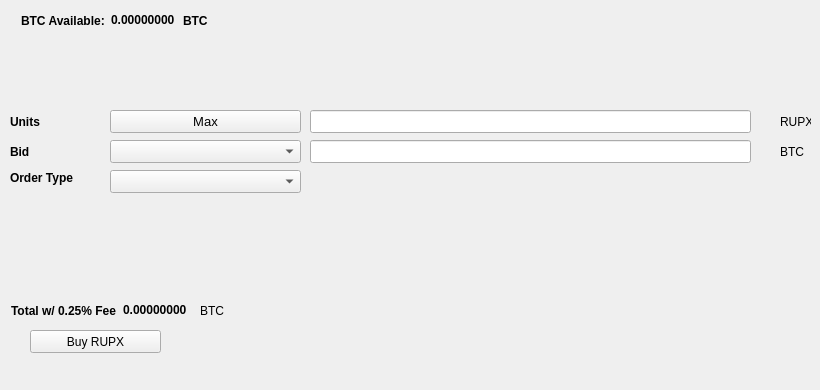
   <widget class="QWidget" name="BuyTab">
    <attribute name="title">
     <string>Buy</string>
    </attribute>
    <widget class="QPushButton" name="BuyRUPX">
     <property name="geometry">
      <rect>
       <x>30</x>
       <y>330</y>
       <width>131</width>
       <height>23</height>
      </rect>
     </property>
     <property name="text">
      <string>Buy RUPX</string>
     </property>
     <property name="icon">
      <iconset resource="../rupaya.qrc">
       <normaloff>:/icons/bitcoin</normaloff>:/icons/bitcoin</iconset>
     </property>
    </widget>
    <widget class="QLabel" name="label_3">
     <property name="geometry">
      <rect>
       <x>10</x>
       <y>110</y>
       <width>46</width>
       <height>23</height>
      </rect>
     </property>
     <property name="font">
      <font>
       <weight>75</weight>
       <bold>true</bold>
      </font>
     </property>
     <property name="text">
      <string>Units</string>
     </property>
    </widget>
    <widget class="QLineEdit" name="UnitsInput">
     <property name="geometry">
      <rect>
       <x>310</x>
       <y>110</y>
       <width>441</width>
       <height>23</height>
      </rect>
     </property>
     <property name="font">
      <font>
       <pointsize>9</pointsize>
       <weight>75</weight>
       <bold>true</bold>
      </font>
     </property>
    </widget>
    <widget class="QLineEdit" name="BuyBidPriceEdit">
     <property name="geometry">
      <rect>
       <x>310</x>
       <y>140</y>
       <width>441</width>
       <height>23</height>
      </rect>
     </property>
     <property name="font">
      <font>
       <pointsize>9</pointsize>
       <weight>75</weight>
       <bold>true</bold>
      </font>
     </property>
    </widget>
    <widget class="QLabel" name="label_4">
     <property name="geometry">
      <rect>
       <x>780</x>
       <y>110</y>
       <width>31</width>
       <height>23</height>
      </rect>
     </property>
     <property name="text">
      <string>RUPX</string>
     </property>
    </widget>
    <widget class="QLabel" name="label_5">
     <property name="geometry">
      <rect>
       <x>780</x>
       <y>140</y>
       <width>31</width>
       <height>23</height>
      </rect>
     </property>
     <property name="text">
      <string>BTC</string>
     </property>
    </widget>
    <widget class="QLabel" name="label_6">
     <property name="geometry">
      <rect>
       <x>10</x>
       <y>140</y>
       <width>46</width>
       <height>23</height>
      </rect>
     </property>
     <property name="font">
      <font>
       <weight>75</weight>
       <bold>true</bold>
      </font>
     </property>
     <property name="text">
      <string>Bid</string>
     </property>
    </widget>
    <widget class="QLabel" name="label_7">
     <property name="geometry">
      <rect>
       <x>10</x>
       <y>170</y>
       <width>91</width>
       <height>16</height>
      </rect>
     </property>
     <property name="font">
      <font>
       <weight>75</weight>
       <bold>true</bold>
      </font>
     </property>
     <property name="text">
      <string>Order Type</string>
     </property>
    </widget>
    <widget class="QPushButton" name="Buy_Max_Amount">
     <property name="geometry">
      <rect>
       <x>110</x>
       <y>110</y>
       <width>191</width>
       <height>23</height>
      </rect>
     </property>
     <property name="font">
      <font>
       <pointsize>10</pointsize>
      </font>
     </property>
     <property name="text">
      <string>Max</string>
     </property>
    </widget>
    <widget class="QComboBox" name="BuyBidcomboBox">
     <property name="geometry">
      <rect>
       <x>110</x>
       <y>140</y>
       <width>191</width>
       <height>23</height>
      </rect>
     </property>
     <property name="font">
      <font>
       <pointsize>10</pointsize>
      </font>
     </property>
    </widget>
    <widget class="QComboBox" name="buyOrdertypeCombo">
     <property name="geometry">
      <rect>
       <x>110</x>
       <y>170</y>
       <width>191</width>
       <height>23</height>
      </rect>
     </property>
     <property name="font">
      <font>
       <pointsize>10</pointsize>
      </font>
     </property>
    </widget>
    <widget class="QWidget" name="layoutWidget1">
     <property name="geometry">
      <rect>
       <x>21</x>
       <y>11</y>
       <width>227</width>
       <height>19</height>
      </rect>
     </property>
     <layout class="QHBoxLayout" name="horizontalLayout_3">
      <item>
       <widget class="QLabel" name="label232">
        <property name="font">
         <font>
          <weight>75</weight>
          <bold>true</bold>
         </font>
        </property>
        <property name="text">
         <string>BTC Available:</string>
        </property>
       </widget>
      </item>
      <item>
       <widget class="QLabel" name="BtcAvailableLbl">
        <property name="palette">
         <palette>
          <active>
           <colorrole role="WindowText">
            <brush brushstyle="SolidPattern">
             <color alpha="255">
              <red>0</red>
              <green>0</green>
              <blue>0</blue>
             </color>
            </brush>
           </colorrole>
           <colorrole role="Button">
            <brush brushstyle="SolidPattern">
             <color alpha="255">
              <red>0</red>
              <green>170</green>
              <blue>0</blue>
             </color>
            </brush>
           </colorrole>
           <colorrole role="Light">
            <brush brushstyle="SolidPattern">
             <color alpha="255">
              <red>0</red>
              <green>255</green>
              <blue>0</blue>
             </color>
            </brush>
           </colorrole>
           <colorrole role="Midlight">
            <brush brushstyle="SolidPattern">
             <color alpha="255">
              <red>0</red>
              <green>212</green>
              <blue>0</blue>
             </color>
            </brush>
           </colorrole>
           <colorrole role="Dark">
            <brush brushstyle="SolidPattern">
             <color alpha="255">
              <red>0</red>
              <green>85</green>
              <blue>0</blue>
             </color>
            </brush>
           </colorrole>
           <colorrole role="Mid">
            <brush brushstyle="SolidPattern">
             <color alpha="255">
              <red>0</red>
              <green>113</green>
              <blue>0</blue>
             </color>
            </brush>
           </colorrole>
           <colorrole role="Text">
            <brush brushstyle="SolidPattern">
             <color alpha="255">
              <red>0</red>
              <green>170</green>
              <blue>0</blue>
             </color>
            </brush>
           </colorrole>
           <colorrole role="BrightText">
            <brush brushstyle="SolidPattern">
             <color alpha="255">
              <red>255</red>
              <green>255</green>
              <blue>255</blue>
             </color>
            </brush>
           </colorrole>
           <colorrole role="ButtonText">
            <brush brushstyle="SolidPattern">
             <color alpha="255">
              <red>0</red>
              <green>0</green>
              <blue>0</blue>
             </color>
            </brush>
           </colorrole>
           <colorrole role="Base">
            <brush brushstyle="SolidPattern">
             <color alpha="255">
              <red>255</red>
              <green>255</green>
              <blue>255</blue>
             </color>
            </brush>
           </colorrole>
           <colorrole role="Window">
            <brush brushstyle="SolidPattern">
             <color alpha="255">
              <red>0</red>
              <green>170</green>
              <blue>0</blue>
             </color>
            </brush>
           </colorrole>
           <colorrole role="Shadow">
            <brush brushstyle="SolidPattern">
             <color alpha="255">
              <red>0</red>
              <green>0</green>
              <blue>0</blue>
             </color>
            </brush>
           </colorrole>
           <colorrole role="AlternateBase">
            <brush brushstyle="SolidPattern">
             <color alpha="255">
              <red>127</red>
              <green>212</green>
              <blue>127</blue>
             </color>
            </brush>
           </colorrole>
           <colorrole role="ToolTipBase">
            <brush brushstyle="SolidPattern">
             <color alpha="255">
              <red>255</red>
              <green>255</green>
              <blue>220</blue>
             </color>
            </brush>
           </colorrole>
           <colorrole role="ToolTipText">
            <brush brushstyle="SolidPattern">
             <color alpha="255">
              <red>0</red>
              <green>0</green>
              <blue>0</blue>
             </color>
            </brush>
           </colorrole>
          </active>
          <inactive>
           <colorrole role="WindowText">
            <brush brushstyle="SolidPattern">
             <color alpha="255">
              <red>0</red>
              <green>0</green>
              <blue>0</blue>
             </color>
            </brush>
           </colorrole>
           <colorrole role="Button">
            <brush brushstyle="SolidPattern">
             <color alpha="255">
              <red>0</red>
              <green>170</green>
              <blue>0</blue>
             </color>
            </brush>
           </colorrole>
           <colorrole role="Light">
            <brush brushstyle="SolidPattern">
             <color alpha="255">
              <red>0</red>
              <green>255</green>
              <blue>0</blue>
             </color>
            </brush>
           </colorrole>
           <colorrole role="Midlight">
            <brush brushstyle="SolidPattern">
             <color alpha="255">
              <red>0</red>
              <green>212</green>
              <blue>0</blue>
             </color>
            </brush>
           </colorrole>
           <colorrole role="Dark">
            <brush brushstyle="SolidPattern">
             <color alpha="255">
              <red>0</red>
              <green>85</green>
              <blue>0</blue>
             </color>
            </brush>
           </colorrole>
           <colorrole role="Mid">
            <brush brushstyle="SolidPattern">
             <color alpha="255">
              <red>0</red>
              <green>113</green>
              <blue>0</blue>
             </color>
            </brush>
           </colorrole>
           <colorrole role="Text">
            <brush brushstyle="SolidPattern">
             <color alpha="255">
              <red>0</red>
              <green>170</green>
              <blue>0</blue>
             </color>
            </brush>
           </colorrole>
           <colorrole role="BrightText">
            <brush brushstyle="SolidPattern">
             <color alpha="255">
              <red>255</red>
              <green>255</green>
              <blue>255</blue>
             </color>
            </brush>
           </colorrole>
           <colorrole role="ButtonText">
            <brush brushstyle="SolidPattern">
             <color alpha="255">
              <red>0</red>
              <green>0</green>
              <blue>0</blue>
             </color>
            </brush>
           </colorrole>
           <colorrole role="Base">
            <brush brushstyle="SolidPattern">
             <color alpha="255">
              <red>255</red>
              <green>255</green>
              <blue>255</blue>
             </color>
            </brush>
           </colorrole>
           <colorrole role="Window">
            <brush brushstyle="SolidPattern">
             <color alpha="255">
              <red>0</red>
              <green>170</green>
              <blue>0</blue>
             </color>
            </brush>
           </colorrole>
           <colorrole role="Shadow">
            <brush brushstyle="SolidPattern">
             <color alpha="255">
              <red>0</red>
              <green>0</green>
              <blue>0</blue>
             </color>
            </brush>
           </colorrole>
           <colorrole role="AlternateBase">
            <brush brushstyle="SolidPattern">
             <color alpha="255">
              <red>127</red>
              <green>212</green>
              <blue>127</blue>
             </color>
            </brush>
           </colorrole>
           <colorrole role="ToolTipBase">
            <brush brushstyle="SolidPattern">
             <color alpha="255">
              <red>255</red>
              <green>255</green>
              <blue>220</blue>
             </color>
            </brush>
           </colorrole>
           <colorrole role="ToolTipText">
            <brush brushstyle="SolidPattern">
             <color alpha="255">
              <red>0</red>
              <green>0</green>
              <blue>0</blue>
             </color>
            </brush>
           </colorrole>
          </inactive>
          <disabled>
           <colorrole role="WindowText">
            <brush brushstyle="SolidPattern">
             <color alpha="255">
              <red>0</red>
              <green>85</green>
              <blue>0</blue>
             </color>
            </brush>
           </colorrole>
           <colorrole role="Button">
            <brush brushstyle="SolidPattern">
             <color alpha="255">
              <red>0</red>
              <green>170</green>
              <blue>0</blue>
             </color>
            </brush>
           </colorrole>
           <colorrole role="Light">
            <brush brushstyle="SolidPattern">
             <color alpha="255">
              <red>0</red>
              <green>255</green>
              <blue>0</blue>
             </color>
            </brush>
           </colorrole>
           <colorrole role="Midlight">
            <brush brushstyle="SolidPattern">
             <color alpha="255">
              <red>0</red>
              <green>212</green>
              <blue>0</blue>
             </color>
            </brush>
           </colorrole>
           <colorrole role="Dark">
            <brush brushstyle="SolidPattern">
             <color alpha="255">
              <red>0</red>
              <green>85</green>
              <blue>0</blue>
             </color>
            </brush>
           </colorrole>
           <colorrole role="Mid">
            <brush brushstyle="SolidPattern">
             <color alpha="255">
              <red>0</red>
              <green>113</green>
              <blue>0</blue>
             </color>
            </brush>
           </colorrole>
           <colorrole role="Text">
            <brush brushstyle="SolidPattern">
             <color alpha="255">
              <red>0</red>
              <green>85</green>
              <blue>0</blue>
             </color>
            </brush>
           </colorrole>
           <colorrole role="BrightText">
            <brush brushstyle="SolidPattern">
             <color alpha="255">
              <red>255</red>
              <green>255</green>
              <blue>255</blue>
             </color>
            </brush>
           </colorrole>
           <colorrole role="ButtonText">
            <brush brushstyle="SolidPattern">
             <color alpha="255">
              <red>0</red>
              <green>85</green>
              <blue>0</blue>
             </color>
            </brush>
           </colorrole>
           <colorrole role="Base">
            <brush brushstyle="SolidPattern">
             <color alpha="255">
              <red>0</red>
              <green>170</green>
              <blue>0</blue>
             </color>
            </brush>
           </colorrole>
           <colorrole role="Window">
            <brush brushstyle="SolidPattern">
             <color alpha="255">
              <red>0</red>
              <green>170</green>
              <blue>0</blue>
             </color>
            </brush>
           </colorrole>
           <colorrole role="Shadow">
            <brush brushstyle="SolidPattern">
             <color alpha="255">
              <red>0</red>
              <green>0</green>
              <blue>0</blue>
             </color>
            </brush>
           </colorrole>
           <colorrole role="AlternateBase">
            <brush brushstyle="SolidPattern">
             <color alpha="255">
              <red>0</red>
              <green>170</green>
              <blue>0</blue>
             </color>
            </brush>
           </colorrole>
           <colorrole role="ToolTipBase">
            <brush brushstyle="SolidPattern">
             <color alpha="255">
              <red>255</red>
              <green>255</green>
              <blue>220</blue>
             </color>
            </brush>
           </colorrole>
           <colorrole role="ToolTipText">
            <brush brushstyle="SolidPattern">
             <color alpha="255">
              <red>0</red>
              <green>0</green>
              <blue>0</blue>
             </color>
            </brush>
           </colorrole>
          </disabled>
         </palette>
        </property>
        <property name="font">
         <font>
          <weight>75</weight>
          <bold>true</bold>
         </font>
        </property>
        <property name="text">
         <string>0.00000000</string>
        </property>
        <property name="textInteractionFlags">
         <set>Qt::LinksAccessibleByMouse|Qt::TextSelectableByKeyboard|Qt::TextSelectableByMouse</set>
        </property>
       </widget>
      </item>
      <item>
       <widget class="QLabel" name="BtcAvailableLbl_2">
        <property name="font">
         <font>
          <weight>75</weight>
          <bold>true</bold>
         </font>
        </property>
        <property name="text">
         <string>BTC</string>
        </property>
       </widget>
      </item>
     </layout>
    </widget>
    <widget class="QWidget" name="layoutWidge2">
     <property name="geometry">
      <rect>
       <x>11</x>
       <y>301</y>
       <width>259</width>
       <height>19</height>
      </rect>
     </property>
     <layout class="QHBoxLayout" name="horizontalLayout_4">
      <item>
       <widget class="QLabel" name="label_9">
        <property name="font">
         <font>
          <weight>75</weight>
          <bold>true</bold>
         </font>
        </property>
        <property name="text">
         <string>Total w/ 0.25% Fee</string>
        </property>
       </widget>
      </item>
      <item>
       <widget class="QLabel" name="BuyCostLabel">
        <property name="palette">
         <palette>
          <active>
           <colorrole role="WindowText">
            <brush brushstyle="SolidPattern">
             <color alpha="255">
              <red>0</red>
              <green>0</green>
              <blue>0</blue>
             </color>
            </brush>
           </colorrole>
           <colorrole role="Button">
            <brush brushstyle="SolidPattern">
             <color alpha="255">
              <red>0</red>
              <green>170</green>
              <blue>0</blue>
             </color>
            </brush>
           </colorrole>
           <colorrole role="Light">
            <brush brushstyle="SolidPattern">
             <color alpha="255">
              <red>0</red>
              <green>255</green>
              <blue>0</blue>
             </color>
            </brush>
           </colorrole>
           <colorrole role="Midlight">
            <brush brushstyle="SolidPattern">
             <color alpha="255">
              <red>0</red>
              <green>212</green>
              <blue>0</blue>
             </color>
            </brush>
           </colorrole>
           <colorrole role="Dark">
            <brush brushstyle="SolidPattern">
             <color alpha="255">
              <red>0</red>
              <green>85</green>
              <blue>0</blue>
             </color>
            </brush>
           </colorrole>
           <colorrole role="Mid">
            <brush brushstyle="SolidPattern">
             <color alpha="255">
              <red>0</red>
              <green>113</green>
              <blue>0</blue>
             </color>
            </brush>
           </colorrole>
           <colorrole role="Text">
            <brush brushstyle="SolidPattern">
             <color alpha="255">
              <red>0</red>
              <green>170</green>
              <blue>0</blue>
             </color>
            </brush>
           </colorrole>
           <colorrole role="BrightText">
            <brush brushstyle="SolidPattern">
             <color alpha="255">
              <red>255</red>
              <green>255</green>
              <blue>255</blue>
             </color>
            </brush>
           </colorrole>
           <colorrole role="ButtonText">
            <brush brushstyle="SolidPattern">
             <color alpha="255">
              <red>0</red>
              <green>0</green>
              <blue>0</blue>
             </color>
            </brush>
           </colorrole>
           <colorrole role="Base">
            <brush brushstyle="SolidPattern">
             <color alpha="255">
              <red>255</red>
              <green>255</green>
              <blue>255</blue>
             </color>
            </brush>
           </colorrole>
           <colorrole role="Window">
            <brush brushstyle="SolidPattern">
             <color alpha="255">
              <red>0</red>
              <green>170</green>
              <blue>0</blue>
             </color>
            </brush>
           </colorrole>
           <colorrole role="Shadow">
            <brush brushstyle="SolidPattern">
             <color alpha="255">
              <red>0</red>
              <green>0</green>
              <blue>0</blue>
             </color>
            </brush>
           </colorrole>
           <colorrole role="AlternateBase">
            <brush brushstyle="SolidPattern">
             <color alpha="255">
              <red>127</red>
              <green>212</green>
              <blue>127</blue>
             </color>
            </brush>
           </colorrole>
           <colorrole role="ToolTipBase">
            <brush brushstyle="SolidPattern">
             <color alpha="255">
              <red>255</red>
              <green>255</green>
              <blue>220</blue>
             </color>
            </brush>
           </colorrole>
           <colorrole role="ToolTipText">
            <brush brushstyle="SolidPattern">
             <color alpha="255">
              <red>0</red>
              <green>0</green>
              <blue>0</blue>
             </color>
            </brush>
           </colorrole>
          </active>
          <inactive>
           <colorrole role="WindowText">
            <brush brushstyle="SolidPattern">
             <color alpha="255">
              <red>0</red>
              <green>0</green>
              <blue>0</blue>
             </color>
            </brush>
           </colorrole>
           <colorrole role="Button">
            <brush brushstyle="SolidPattern">
             <color alpha="255">
              <red>0</red>
              <green>170</green>
              <blue>0</blue>
             </color>
            </brush>
           </colorrole>
           <colorrole role="Light">
            <brush brushstyle="SolidPattern">
             <color alpha="255">
              <red>0</red>
              <green>255</green>
              <blue>0</blue>
             </color>
            </brush>
           </colorrole>
           <colorrole role="Midlight">
            <brush brushstyle="SolidPattern">
             <color alpha="255">
              <red>0</red>
              <green>212</green>
              <blue>0</blue>
             </color>
            </brush>
           </colorrole>
           <colorrole role="Dark">
            <brush brushstyle="SolidPattern">
             <color alpha="255">
              <red>0</red>
              <green>85</green>
              <blue>0</blue>
             </color>
            </brush>
           </colorrole>
           <colorrole role="Mid">
            <brush brushstyle="SolidPattern">
             <color alpha="255">
              <red>0</red>
              <green>113</green>
              <blue>0</blue>
             </color>
            </brush>
           </colorrole>
           <colorrole role="Text">
            <brush brushstyle="SolidPattern">
             <color alpha="255">
              <red>0</red>
              <green>170</green>
              <blue>0</blue>
             </color>
            </brush>
           </colorrole>
           <colorrole role="BrightText">
            <brush brushstyle="SolidPattern">
             <color alpha="255">
              <red>255</red>
              <green>255</green>
              <blue>255</blue>
             </color>
            </brush>
           </colorrole>
           <colorrole role="ButtonText">
            <brush brushstyle="SolidPattern">
             <color alpha="255">
              <red>0</red>
              <green>0</green>
              <blue>0</blue>
             </color>
            </brush>
           </colorrole>
           <colorrole role="Base">
            <brush brushstyle="SolidPattern">
             <color alpha="255">
              <red>255</red>
              <green>255</green>
              <blue>255</blue>
             </color>
            </brush>
           </colorrole>
           <colorrole role="Window">
            <brush brushstyle="SolidPattern">
             <color alpha="255">
              <red>0</red>
              <green>170</green>
              <blue>0</blue>
             </color>
            </brush>
           </colorrole>
           <colorrole role="Shadow">
            <brush brushstyle="SolidPattern">
             <color alpha="255">
              <red>0</red>
              <green>0</green>
              <blue>0</blue>
             </color>
            </brush>
           </colorrole>
           <colorrole role="AlternateBase">
            <brush brushstyle="SolidPattern">
             <color alpha="255">
              <red>127</red>
              <green>212</green>
              <blue>127</blue>
             </color>
            </brush>
           </colorrole>
           <colorrole role="ToolTipBase">
            <brush brushstyle="SolidPattern">
             <color alpha="255">
              <red>255</red>
              <green>255</green>
              <blue>220</blue>
             </color>
            </brush>
           </colorrole>
           <colorrole role="ToolTipText">
            <brush brushstyle="SolidPattern">
             <color alpha="255">
              <red>0</red>
              <green>0</green>
              <blue>0</blue>
             </color>
            </brush>
           </colorrole>
          </inactive>
          <disabled>
           <colorrole role="WindowText">
            <brush brushstyle="SolidPattern">
             <color alpha="255">
              <red>0</red>
              <green>85</green>
              <blue>0</blue>
             </color>
            </brush>
           </colorrole>
           <colorrole role="Button">
            <brush brushstyle="SolidPattern">
             <color alpha="255">
              <red>0</red>
              <green>170</green>
              <blue>0</blue>
             </color>
            </brush>
           </colorrole>
           <colorrole role="Light">
            <brush brushstyle="SolidPattern">
             <color alpha="255">
              <red>0</red>
              <green>255</green>
              <blue>0</blue>
             </color>
            </brush>
           </colorrole>
           <colorrole role="Midlight">
            <brush brushstyle="SolidPattern">
             <color alpha="255">
              <red>0</red>
              <green>212</green>
              <blue>0</blue>
             </color>
            </brush>
           </colorrole>
           <colorrole role="Dark">
            <brush brushstyle="SolidPattern">
             <color alpha="255">
              <red>0</red>
              <green>85</green>
              <blue>0</blue>
             </color>
            </brush>
           </colorrole>
           <colorrole role="Mid">
            <brush brushstyle="SolidPattern">
             <color alpha="255">
              <red>0</red>
              <green>113</green>
              <blue>0</blue>
             </color>
            </brush>
           </colorrole>
           <colorrole role="Text">
            <brush brushstyle="SolidPattern">
             <color alpha="255">
              <red>0</red>
              <green>85</green>
              <blue>0</blue>
             </color>
            </brush>
           </colorrole>
           <colorrole role="BrightText">
            <brush brushstyle="SolidPattern">
             <color alpha="255">
              <red>255</red>
              <green>255</green>
              <blue>255</blue>
             </color>
            </brush>
           </colorrole>
           <colorrole role="ButtonText">
            <brush brushstyle="SolidPattern">
             <color alpha="255">
              <red>0</red>
              <green>85</green>
              <blue>0</blue>
             </color>
            </brush>
           </colorrole>
           <colorrole role="Base">
            <brush brushstyle="SolidPattern">
             <color alpha="255">
              <red>0</red>
              <green>170</green>
              <blue>0</blue>
             </color>
            </brush>
           </colorrole>
           <colorrole role="Window">
            <brush brushstyle="SolidPattern">
             <color alpha="255">
              <red>0</red>
              <green>170</green>
              <blue>0</blue>
             </color>
            </brush>
           </colorrole>
           <colorrole role="Shadow">
            <brush brushstyle="SolidPattern">
             <color alpha="255">
              <red>0</red>
              <green>0</green>
              <blue>0</blue>
             </color>
            </brush>
           </colorrole>
           <colorrole role="AlternateBase">
            <brush brushstyle="SolidPattern">
             <color alpha="255">
              <red>0</red>
              <green>170</green>
              <blue>0</blue>
             </color>
            </brush>
           </colorrole>
           <colorrole role="ToolTipBase">
            <brush brushstyle="SolidPattern">
             <color alpha="255">
              <red>255</red>
              <green>255</green>
              <blue>220</blue>
             </color>
            </brush>
           </colorrole>
           <colorrole role="ToolTipText">
            <brush brushstyle="SolidPattern">
             <color alpha="255">
              <red>0</red>
              <green>0</green>
              <blue>0</blue>
             </color>
            </brush>
           </colorrole>
          </disabled>
         </palette>
        </property>
        <property name="font">
         <font>
          <weight>75</weight>
          <bold>true</bold>
         </font>
        </property>
        <property name="autoFillBackground">
         <bool>false</bool>
        </property>
        <property name="text">
         <string>0.00000000</string>
        </property>
        <property name="textInteractionFlags">
         <set>Qt::LinksAccessibleByMouse|Qt::TextSelectableByMouse</set>
        </property>
       </widget>
      </item>
      <item>
       <widget class="QLabel" name="label_10">
        <property name="font">
         <font>
          <weight>50</weight>
          <bold>false</bold>
         </font>
        </property>
        <property name="text">
         <string>BTC</string>
        </property>
       </widget>
      </item>
     </layout>
    </widget>
    <widget class="QLabel" name="label_24">
     <property name="geometry">
      <rect>
       <x>460</x>
       <y>300</y>
       <width>281</width>
       <height>81</height>
      </rect>
     </property>
     <property name="text">
      <string/>
     </property>
     <property name="pixmap">
      <pixmap>:/images/bittrex</pixmap>
     </property>
    </widget>
   </widget>
